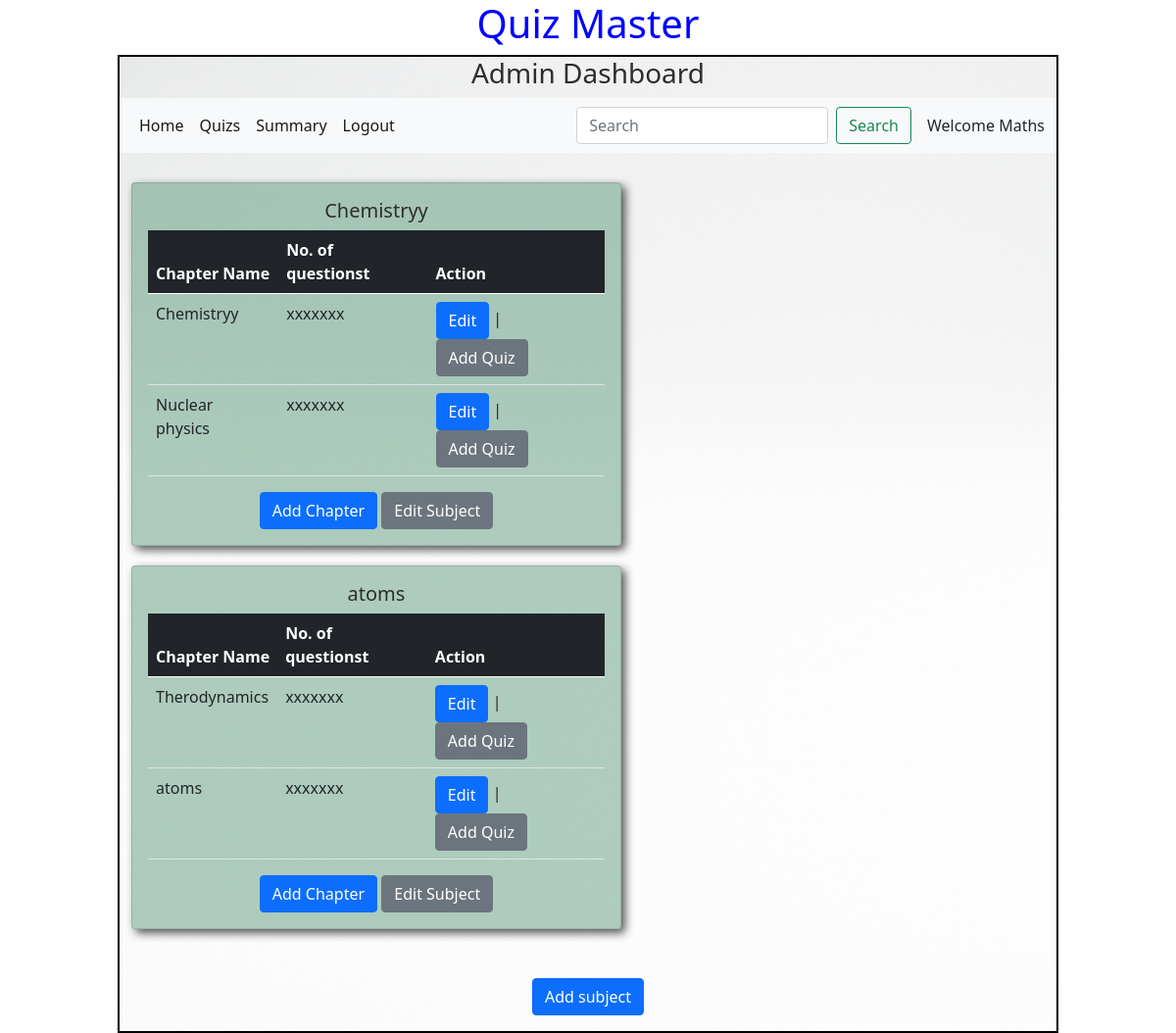
The page /admin/Maths on the database as committed earlier.
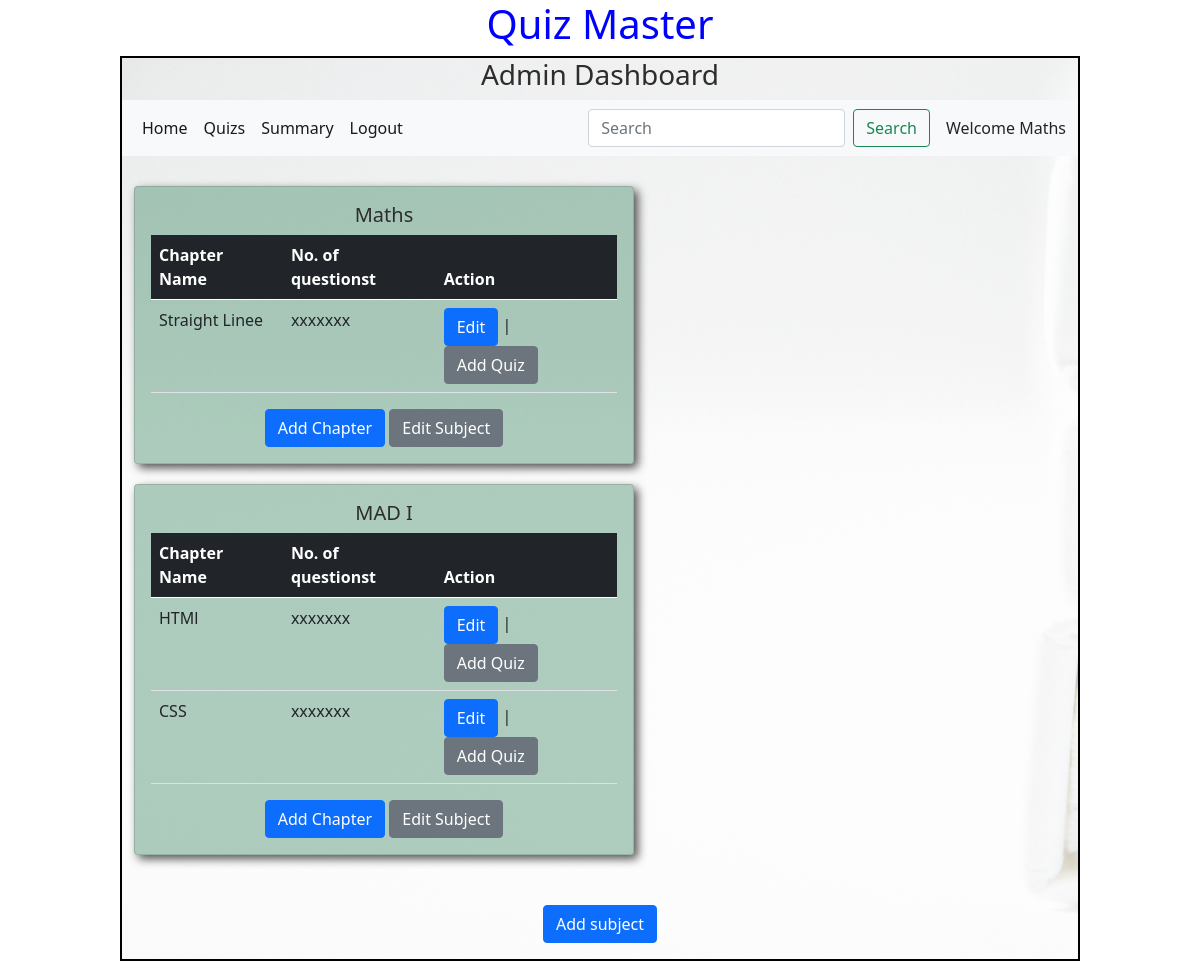
The same page on the database as committed later.
### models/models.py (models this page shows)
class Subject(db.Model):
    id=db.Column(db.Integer,primary_key=True)
    name=db.Column(db.String,unique=True,nullable=False)
    description=db.Column(db.String)
    chapters = db.relationship("Chapter",cascade="all,delete",backref="subject",lazy=True)

class Chapter(db.Model):
    id=db.Column(db.Integer,primary_key=True)
    name=db.Column(db.String,unique=True,nullable=False)
    description=db.Column(db.String)
    Subject_id = db.Column(db.Integer,db.ForeignKey("subject.id"),nullable=False)
    quizes = db.relationship("Quiz",cascade="all,delete",backref="chapter",lazy=True)

### controllers/controller.py (the view)
@app.route('/admin/<name>')
def admin_dashboard(name):
    subjects = get_subjects()
    return render_template("admin_dashboard.html",subjects=subjects,name=name)

### controllers/controller.py (called while the page is built)
def get_subjects():
    subjects = Subject.query.all()
    return subjects

### templates/admin_dashboard.html (shortened to what this page needs)
<!DOCTYPE html>
<html lang="en">
<head>
    <link rel="stylesheet" href="/static/css/style.css">
    <link href="https://cdn.jsdelivr.net/npm/bootstrap@5.0.2/dist/css/bootstrap.min.css" rel="stylesheet">
</head>
<body>
    <div id="container">
        <h1 id="heading">Quiz Master</h1>
        <div id="panel">
            <h3 id="center">Admin Dashboard</h3>
            <nav class="navbar navbar-expand-lg navbar-light bg-light">
                <div class="container-fluid">
                  <div class="collapse navbar-collapse" id="navbarSupportedContent">
                    <ul class="navbar-nav me-auto mb-2 mb-lg-0">
                      <li class="nav-item">
                        <a class="nav-link active" aria-current="page" href="#">Home</a>
                      </li>
                      <li class="nav-item">
                        <a class="nav-link active" href="/quiz_dashboard/{{name}}">Quizs</a>
                      </li>
                      <li class="nav-item">
                        <a class="nav-link active" href="#">Summary</a>
                      </li>
                      <li class="nav-item">
                        <a class="nav-link active" href="/login">Logout</a>
                      </li>
                    </ul>
                    <form class="d-flex" method="POST" action="/search/{{name}}">
                      <input class="form-control me-2" type="search" placeholder="Search" aria-label="Search" name="search_txt" id="search_txt">
                      <button class="btn btn-outline-success" type="submit">Search</button>
                    </form>
                  </div>
                  <span class="ms-3">Welcome {{name}}</span>
                </div>
              </nav>
              <div class="container" style="margin-top: 10px;margin-bottom: 10px;">
                {%if subjects%}
                <div class="row">
                  {%for subject in subjects%}
                  <div class="col" style="margin-top: 20px;">
                    <div id="shadow" class="card" style="width: 500px;">
                        <div class="card-body" >
                          <h5 id="center" class="card-title">{{subject.name}}</h5>
                          {%if subject.chapters%}
                          <table class="table">
                            <thead>
                              <tr class="table-dark">
                                <th scope="col">Chapter Name</th>
                                <th scope="col">No. of questionst</th>
                                <th scope="col">Action</th>
                              </tr>
                            </thead>
                            <tbody>
                              {%for chapter in subject.chapters%}
                              <tr>
                                <td>{{chapter.name}}</td>
                                <td>xxxxxxx</td>
                                <td><a href="/edit_chapter/{{chapter.id}}/{{name}}" type="button" class="btn btn-primary" >Edit</a> | <a href="/add_quiz/{{chapter.id}}/{{name}}" type="button" class="btn btn-secondary">Add Quiz</a></td>
                              </tr>
                              {%endfor%}
                            </tbody>
                          </table>
                          {%else%}
                          <h3 id="center">No chapters available</h3>
                          {%endif%}
                          <div id="center">
                          <a href="/add_chapter/{{subject.id}}/{{name}}" type="button" class="btn btn-primary">Add Chapter</a>
                          <a href="/edit_subject/{{subject.id}}/{{name}}" type="button" class="btn btn-secondary">Edit Subject</a>
                        </div>
                        </div>
                      </div>
                  </div>
                  {%endfor%}
                </div>
                {%else%}
                <h3 id="center">No subjects are available!</h3>
                {%endif%}
              </div>
              <div class="mb-3" style="display: flex;justify-content: center;margin-top: 50px;">
                <a href="/add_subject/{{name}}" type="button" class="btn btn-primary">Add subject</a>
            </div>
        </div>
    </div>
</body>
</html>

### static/css/style.css (style rules this page uses)
* { margin: 0px; }
#panel { border: 2px solid black; }
#panel { width: 80%; min-height: 580px; margin: auto; background-image: url('/static/images/book_bg.jpg'); background-size: cover; background-color: rgba(255, 255, 255, 0.647); background-blend-mode: overlay; }
#center { text-align: center; color: rgb(45, 45, 45); }
#heading { text-align: center; color: rgb(0, 0, 255); }
#shadow { background-color: rgba(23, 111, 67, 0.342); box-shadow: 4px 4px 10px rgba(0, 0, 0, 0.675); }

Rows that differ between the two databases and show on the page:
removed Subject: name "Chemistryy", Chapter (name "Nuclear physics")
removed Chapter: name "Chemistryy"
removed Chapter: name "Therodynamics", shown under Subject "atoms"
changed Subject: name (not shown) → "Maths"; name "atoms" → "Maths"; gains Chapter (name "Straight Linee"); loses Chapter (name "atoms")
added Subject: name "MAD I", Chapter (name "HTMl")
added Chapter: name "CSS", shown under "MAD I"
Other text that changed with them:
{{ name }}: "Maths" → (not shown)
